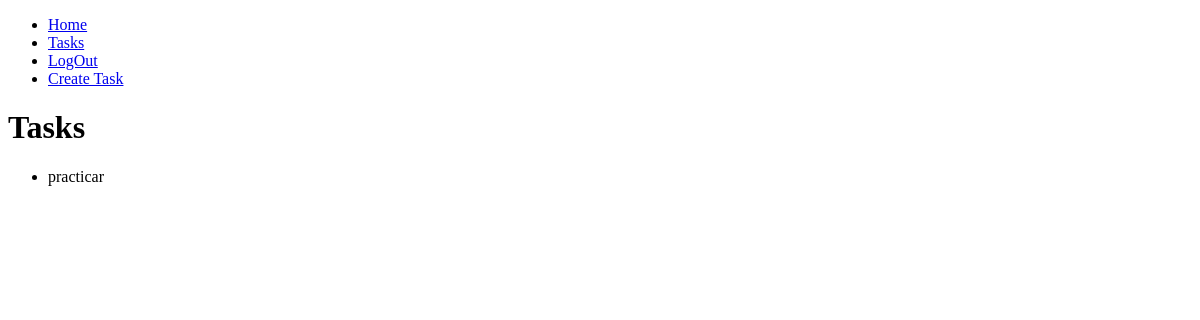
Page /tasks/ (signed in) on the earlier database version.
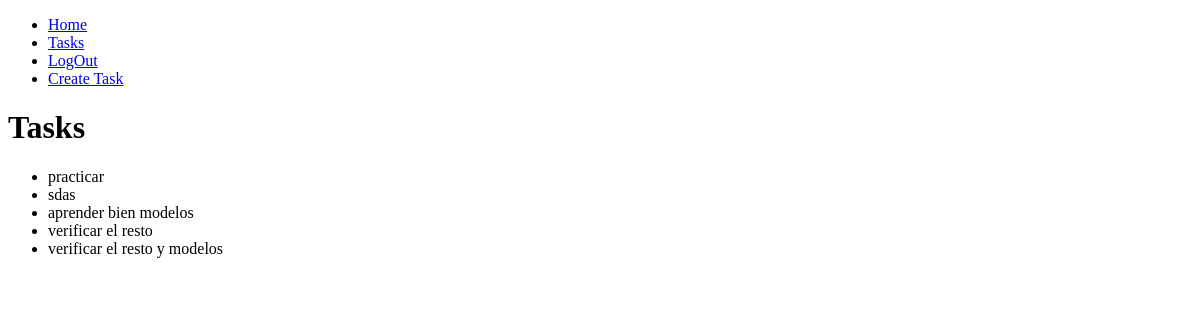
Same page on the later database version.
### tasks/models.py (models this page shows)
class Tasks(models.Model):
    title = models.CharField(max_length=150)
    description = models.TextField(max_length=350)
    created_at = models.DateTimeField(auto_now_add=True)
    completed_at = models.DateTimeField(null=True, blank=True)
    important = models.BooleanField(default=False)
    user = models.ForeignKey(User, on_delete=models.CASCADE)
    def __str__(self):
        return self.title + ' - ' + self.user.username

### tasks/views.py (the view)
# urls.py: path('tasks/', views.get_tasks, name='get_tasks'),
def get_tasks(request):
    tasks = Tasks.objects.filter(user=request.user, completed_at__isnull=True)
    print(tasks)
    return render(request, 'tasks.html', {'tasks': tasks})

### tasks/templates/tasks.html
{% extends "base.html" %} {% block content %}
<h1>Tasks</h1>
<ul>
  {% for task in tasks %}
  <li> {{task.title}} </li>
  {% endfor %}
</ul>
{% endblock content %}

### tasks/templates/base.html (shortened to what this page needs)
<!DOCTYPE html>
<html lang="en">
  <head>
  </head>
  <body>
    <nav>
      <ul>
        <li><a href="/">Home</a></li>
        {% if user.is_authenticated %}
        <li><a href={% url 'get_tasks' %}>Tasks</a></li>
        <li><a href={% url "logout" %}>LogOut</a></li>
        <li><a href={% url "create_task" %}>Create Task</a></li>
        {% else %}
        <li><a href= {% url "signup" %} >SignUp</a></li>
        <li><a href={% url "signin" %}>Login</a></li>
        {% endif %}
      </ul>
    </nav>
    {% block content %}{% endblock content %}
  </body>
</html>

Differences in the rows shown:
added Tasks: title "sdas"
added Tasks: title "aprender bien modelos"
added Tasks: title "verificar el resto"
added Tasks: title "verificar el resto y modelos"
